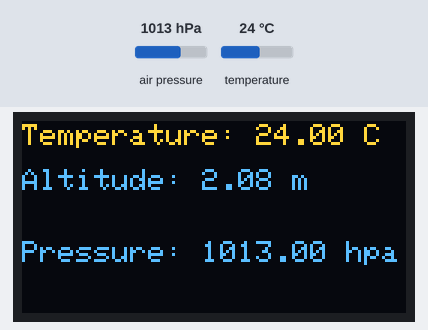
The program below on a simulated ESP32. Shown: 128×64 one-colour display. Inputs (shaded band) come from the test bench; at power-on: air pressure 1013 hPa, temperature 24 °C. The OLED is the two-colour kind (top 16 rows yellow); the local clock reads 2024-03-15 10:24:30 at power-on unless the program sets it; what the program prints to the serial monitor is not drawn.

Above: at 4.8 s.
4.9 s: air pressure set to 952 hPa
At 13.6 s:
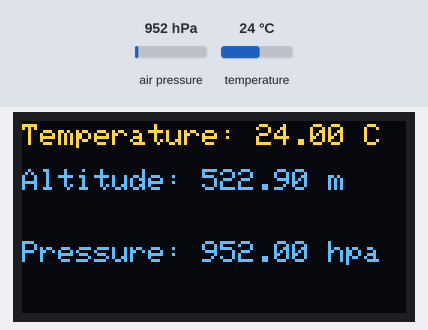
18.9 s: temperature set to 12 °C
At 22.5 s:
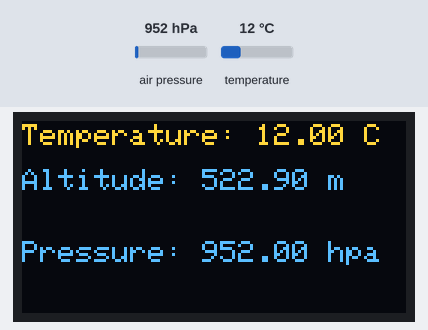
28.7 s: air pressure set to 975 hPa
At 32.6 s:
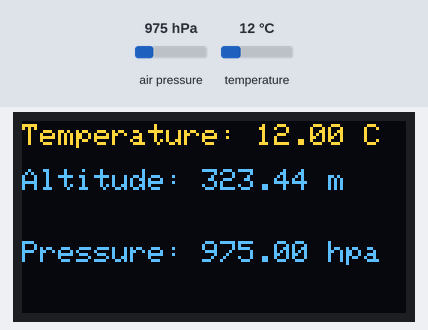
37.7 s: temperature set to 19 °C
Timing chart, 0 to 40.7 s (numbered marks = the images above; inputs shaded):
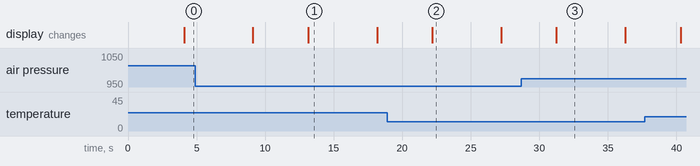

The program:

main.cpp
```cpp
/*
  Titre      : Communication I2C
  Auteur     : Yvan Tankeu
  Date       : 18/03/2022
  Description: Mise sur pied d'une communication I2C entre principaux appareils
  Version    : 0.0.1
*/

#include <Adafruit_Sensor.h> // hearder de la Bibilothèque du bmp280
#include <Adafruit_BMP280.h> // hearder de la Bibilothèque du bmp280
#include <Adafruit_GFX.h> // hearder de la Bibilothèque pour de l'oled
#include <Adafruit_SSD1306.h>  // hearder de la Bibilothèque pour de l'oled
#include "RTClib.h" // hearder de la Bibilothèque pour le rtc

#define SEALEVELPRESSURE_HPA (1013.25)

RTC_DS3231 rtc; // Creation d'un objet rtc
Adafruit_BMP280 bmp; // Creation d'un objet bmp
Adafruit_SSD1306 display = Adafruit_SSD1306(128, 64, &Wire);

unsigned long delayTime;
char daysOfTheWeek[7][12] = {"Sunday", "Monday", "Tuesday", "Wednesday",
                             "Thursday", "Friday", "Saturday"};

void setup()
{

  Serial.begin(9600);
  // by default, we'll generate the high voltage from the 3.3v line internally! (neat!)
  display.begin(SSD1306_SWITCHCAPVCC, 0x3C); // initialize with the I2C addr 0x3C (for the 128x64)
                                             // init done

  if (!bmp.begin(0x76))
  {
    Serial.println(F("Could not find a valid BMP280 sensor, check wiring or "
                     "try a different address!"));
    while (1)
      delay(10);
  }

  /* Default settings from datasheet. */
  bmp.setSampling(Adafruit_BMP280::MODE_FORCED,     /* Operating Mode. */
                  Adafruit_BMP280::SAMPLING_X2,     /* Temp. oversampling */
                  Adafruit_BMP280::SAMPLING_X16,    /* Pressure oversampling */
                  Adafruit_BMP280::FILTER_X16,      /* Filtering. */
                  Adafruit_BMP280::STANDBY_MS_500); /* Standby time. */

#ifndef ESP8266
  while (!Serial)
    ; // wait for serial port to connect. Needed for native USB
#endif

  if (!rtc.begin())
  {
    Serial.println("Couldn't find RTC");
    Serial.flush();
    while (1)
      delay(10);
  }

  if (rtc.lostPower())
  {
    Serial.println("RTC lost power, let's set the time!");
    rtc.adjust(DateTime(F(__DATE__), F(__TIME__)));
  }
}

void loop()
{

// Code module rtc
  DateTime now = rtc.now();

  Serial.print(now.year(), DEC);
  Serial.print('/');
  Serial.print(now.month(), DEC);
  Serial.print('/');
  Serial.print(now.day(), DEC);
  Serial.print(" (");
  Serial.print(daysOfTheWeek[now.dayOfTheWeek()]);
  Serial.print(") ");
  Serial.print(now.hour()+1, DEC);
  Serial.print(':');
  Serial.print(now.minute()+5, DEC);
  Serial.print(':');
  Serial.print(now.second(), DEC);
  Serial.println();

  display.setCursor(0, 0);
  display.clearDisplay();

  display.setTextColor(WHITE);
  display.setTextSize(1.9);
  display.setCursor(0, 1);
  display.print((String)"Date: ");
   display.print(now.year(), DEC);
  display.print('/');
  display.print(now.month(), DEC);
  display.print('/');
  display.print(now.day(), DEC);
  display.print("");

  display.setCursor(0, 16);
  display.print((String)"Heure: ");
  display.print(now.hour()+1, DEC);
  display.print(':');
  display.print(now.minute()+5, DEC);
  display.print(':');
  display.print(now.second(), DEC);
  display.display();

  delay(4000);

   display.setCursor(0, 0);
  display.clearDisplay();

  display.setTextColor(WHITE);
  display.setTextSize(1.2);
  display.setCursor(0, 1);
  display.print((String) "Temperature: " + bmp.readTemperature() + " C");

  // Affichage OLED
  display.setTextSize(1);                                                                 // Taille du texte
  display.setCursor(0, 16);                                                               // position du texte sur l'verticalement
  display.print((String) "Altitude: " + (bmp.readAltitude(SEALEVELPRESSURE_HPA)) + " m"); // Texte à afficher

  // Affichage OLED
  display.setTextColor(WHITE);
  display.setTextSize(1);                                                        // Taille du texte
  display.setCursor(0, 40);                                                      // position du texte sur l'ecran verticalement
  display.print((String) "Pressure: " + (bmp.readPressure() / 100.0F) + " hpa"); // Texte à afficher
  display.display();
  delay(5000);

}
```

Measured:
- what the display in image 1 shows lasts 5.1 s, from 13.1 s to 18.2 s
